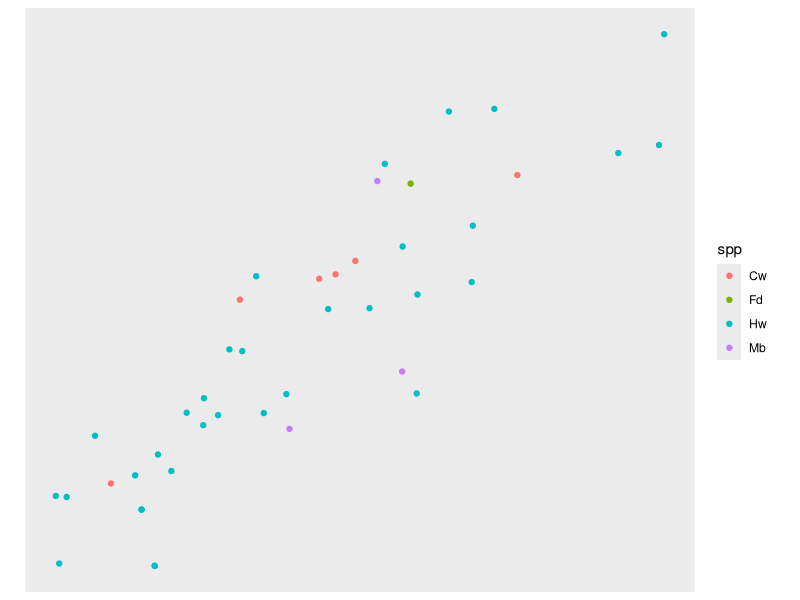

The R source for this figure:
# Converting tree positon values to georeferenced spatial features
# September 14, 2023 - Liam Irwin (liamakirwin@gmail.com)
# For Hanno

library(sf)
library(dplyr)
library(tidyverse)

# Read in plot coordinate dataframe (Trimble Locations)
plot_coords <- read_csv('./test_DistAz_to_Points/cr1_test.csv')

#Filter so they only include stem mapping points (Type = sm) and make the plot ID numeric. 
plot_coords <- plot_coords %>% filter(Type=="sm")
plot_coords$ID <- as.numeric(plot_coords$ID)

#filter the dataframe to just have the stem mapping plot ID, and the coordinates
plot_coords <- plot_coords %>%
  select(ID, POINT_X, POINT_Y)

# Read in Stem Mapping Sheet with Distance/Az Measurements
stem_mapped_polar <- read_csv('./test_DistAz_to_Points/mature tree data_test - data.csv')

#delete empty rows
stem_mapped_polar <- stem_mapped_polar %>% filter(!is.na(tree_id_old))

# Join relevant plot center coordinate with each tree
stem_mapped_polar <- inner_join(stem_mapped_polar, plot_coords, by = c("plot_id" = "ID"))

# Function to convert distance/azimuth to XY coordinates

polar_to_XY <- function(azimuth,
                        distance,
                        xcenter,
                        ycenter,
                        shape_file = TRUE,
                        crs) {

  if((max(azimuth) - min(azimuth) < 2*pi) == TRUE){
    print("WARNING: This function assumes azimuth is in degrees, please check")
  }
  angle = azimuth * pi/180
  #Convert to radians
  #angle = angle*pi/180
  angle = 2*pi - (angle - pi/2)
  x = xcenter + distance * cos(angle)
  y = ycenter + distance * sin(angle)
  
  #define output point locations
  tree_locations <- data.frame(X = x, Y = y)
  
  if(shape_file == T){# output a shape file of the tree locations
    print(paste("creating spatial points layer from tree locations. CRS is:", crs))
    
    tree_locations <- sf::st_as_sf(tree_locations, coords = c("X", 'Y'), crs = crs)
    
  }
  else{
    tree_locations
  }
  return(tree_locations)
}

# Replace coordinate system with whatever EPSG code you're using (NAD83 BC ALBERS = 42102)
# Check https://epsg.io/ for more info on what your code is

crs <- 3005

# Replace the input column with whatever name you have (ex azimuth = tree_az)

stem_mapped_XY <- stem_mapped_polar %>%
  mutate(polar_to_XY(azimuth = az_deg, distance = dist_m,
                     xcenter = POINT_X, ycenter = POINT_Y, crs = crs,
                     shape_file = TRUE))

# Convert dataframe into a spatial feature object

stem_mapped_pts <- st_as_sf(stem_mapped_XY)

?st_as_sf
ggplot(stem_mapped_pts, aes(color=spp)) + geom_sf()

# Write your spatial features as a shapefile (or change extension to whatever you prefer)

st_write(stem_mapped_pts, './test_DistAz_to_Points/tree_locations.shp')
